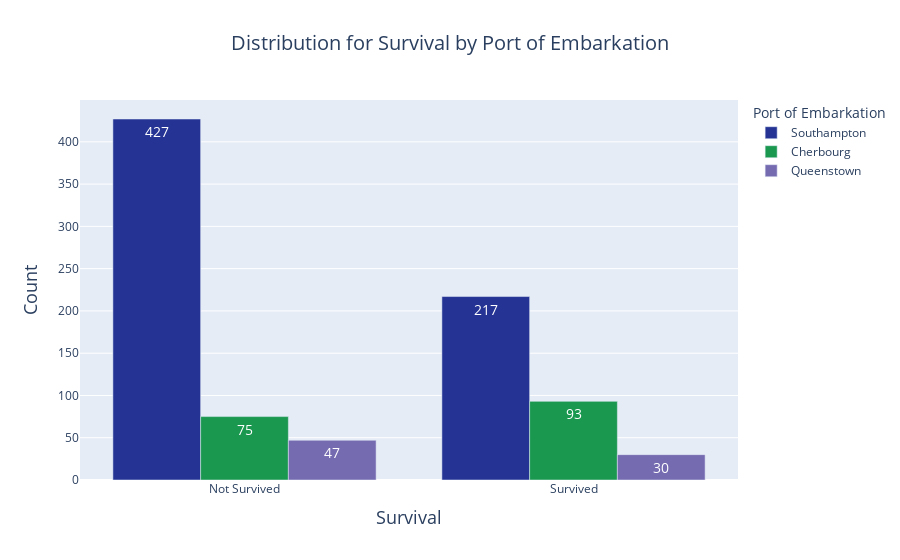

The code cell stored with this chart in its notebook:
### Markdown cell above
![Distribution_Survival_PassengerClass.png](attachment:Distribution_Survival_PassengerClass.png)

### Code cell
# Distribution for Survival by Embarked
fig = go.Figure()

embarked_colors = {'S': '#253494', 'C': '#1A9850', 'Q': '#756BB1'}
embarked_labels = {'S': 'Southampton', 'C': 'Cherbourg', 'Q': 'Queenstown'}

for embarked in ['S', 'C', 'Q']:
    filtered_df = titanic_df[titanic_df['Embarked'] == embarked]
    
    fig.add_trace(go.Bar(
        x=filtered_df['Survived'].value_counts().index.map({0: 'Not Survived', 1: 'Survived'}),
        y=filtered_df['Survived'].value_counts(),
        text=filtered_df['Survived'].value_counts(),
        textposition='inside',
        textfont=dict(size=14),
        hovertemplate='<b>%{x}</b><br>Count: %{y}<br>',
        marker_color=embarked_colors[embarked],
        name=f'{embarked_labels[embarked]}'
    ))

fig.update_xaxes(type='category', tickvals=[0, 1], ticktext=['Not Survived', 'Survived'])
fig.update_layout(
    title='Distribution for Survival by Port of Embarkation',
    xaxis=dict(title='Survival', title_font=dict(size=18)),
    yaxis=dict(title='Count', title_font=dict(size=18)),
    title_font=dict(size=20),
    title_x=0.5,
    barmode='group',
    legend=dict(title='Port of Embarkation'),
)

fig.show()

### Figure 1 — Plotly figure (JSON) as saved in the notebook; plotly's stock layout.template omitted (floating-point values rounded to 4 significant figures)
{"data": [{"hovertemplate": "<b>%{x}</b><br>Count: %{y}<br>", "marker": {"color": "#253494"}, "name": "Southampton", "text": [427, 217], "textfont": {"size": 14}, "textposition": "inside", "type": "bar", "x": ["Not Survived", "Survived"], "y": [427, 217]}, {"hovertemplate": "<b>%{x}</b><br>Count: %{y}<br>", "marker": {"color": "#1A9850"}, "name": "Cherbourg", "text": [93, 75], "textfont": {"size": 14}, "textposition": "inside", "type": "bar", "x": ["Survived", "Not Survived"], "y": [93, 75]}, {"hovertemplate": "<b>%{x}</b><br>Count: %{y}<br>", "marker": {"color": "#756BB1"}, "name": "Queenstown", "text": [47, 30], "textfont": {"size": 14}, "textposition": "inside", "type": "bar", "x": ["Not Survived", "Survived"], "y": [47, 30]}], "layout": {"barmode": "group", "legend": {"title": {"text": "Port of Embarkation"}}, "title": {"font": {"size": 20}, "text": "Distribution for Survival by Port of Embarkation", "x": 0.5}, "xaxis": {"ticktext": ["Not Survived", "Survived"], "tickvals": [0, 1], "title": {"font": {"size": 18}, "text": "Survival"}, "type": "category"}, "yaxis": {"title": {"font": {"size": 18}, "text": "Count"}}}}
